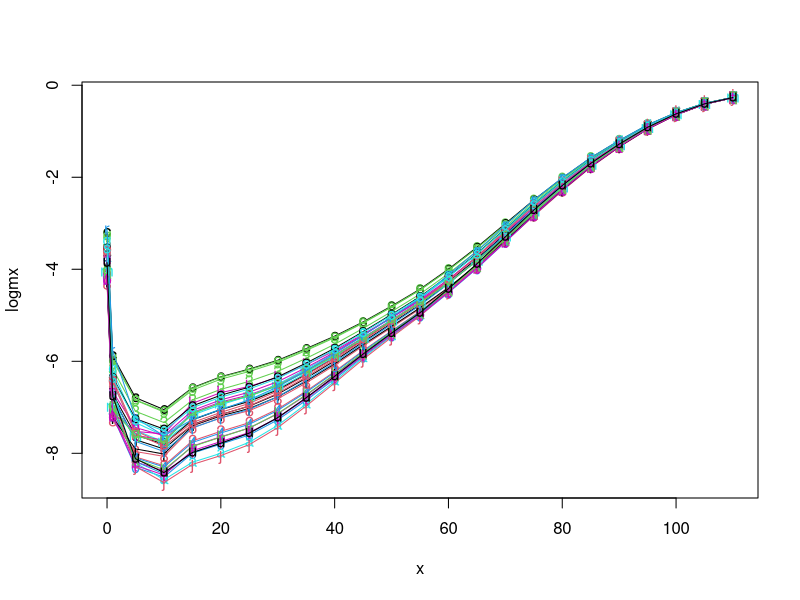
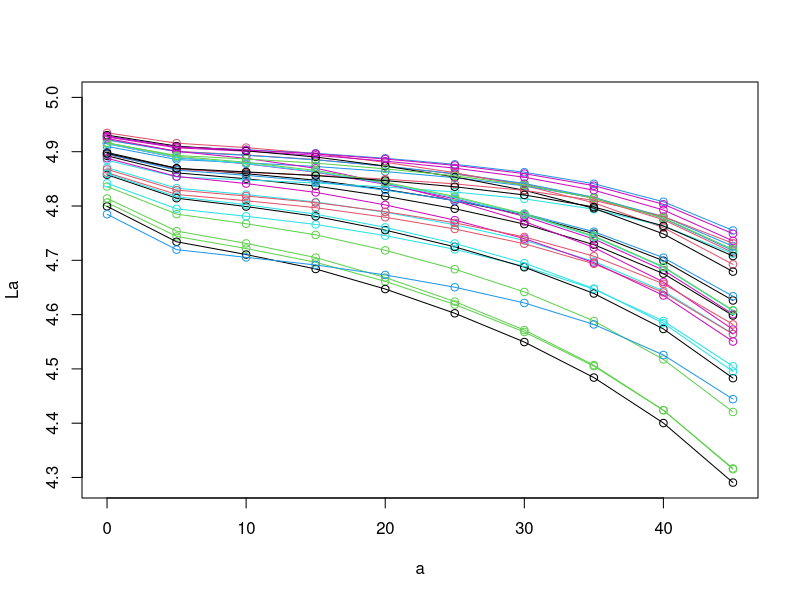
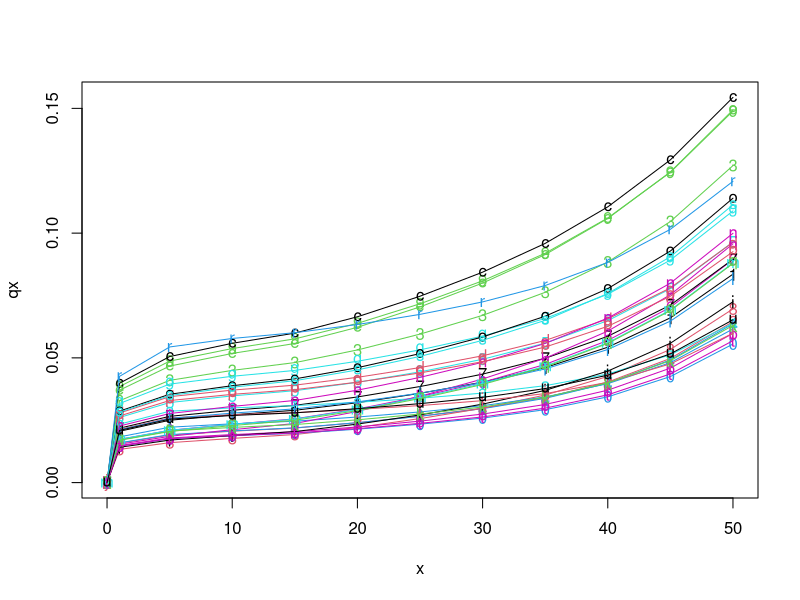
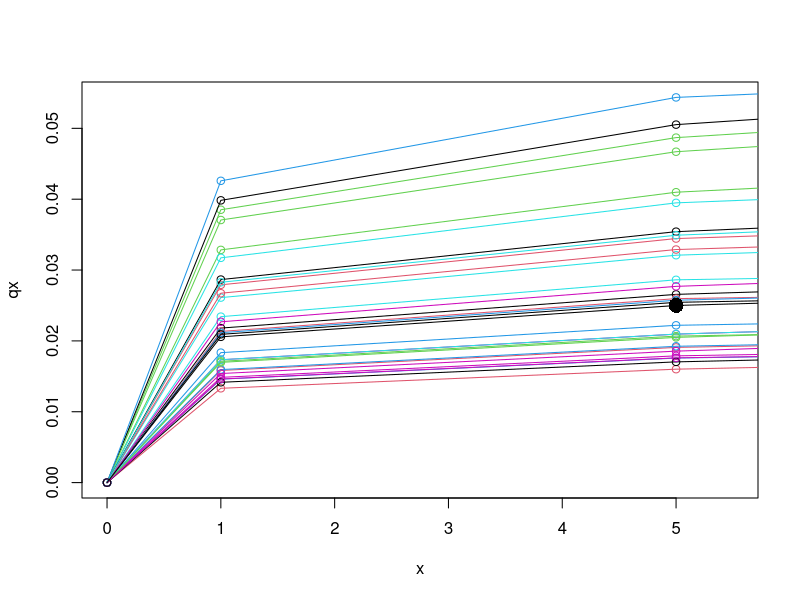
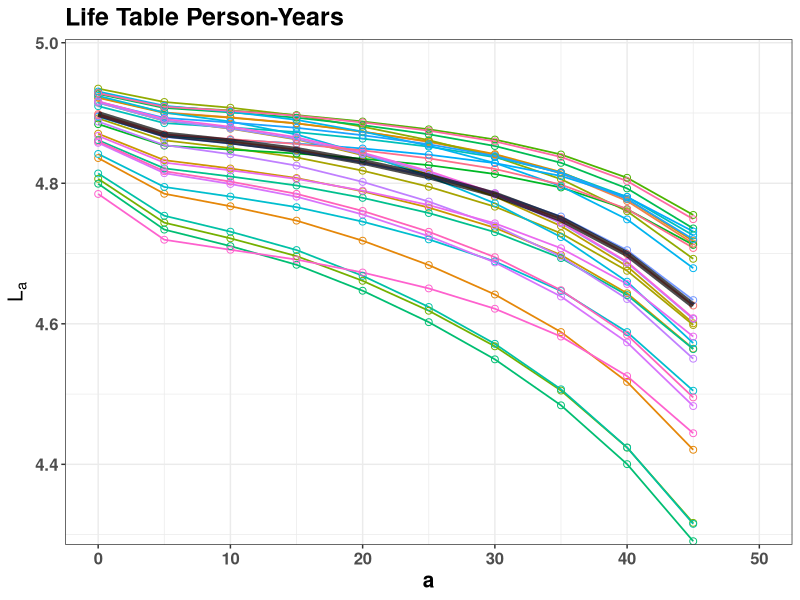
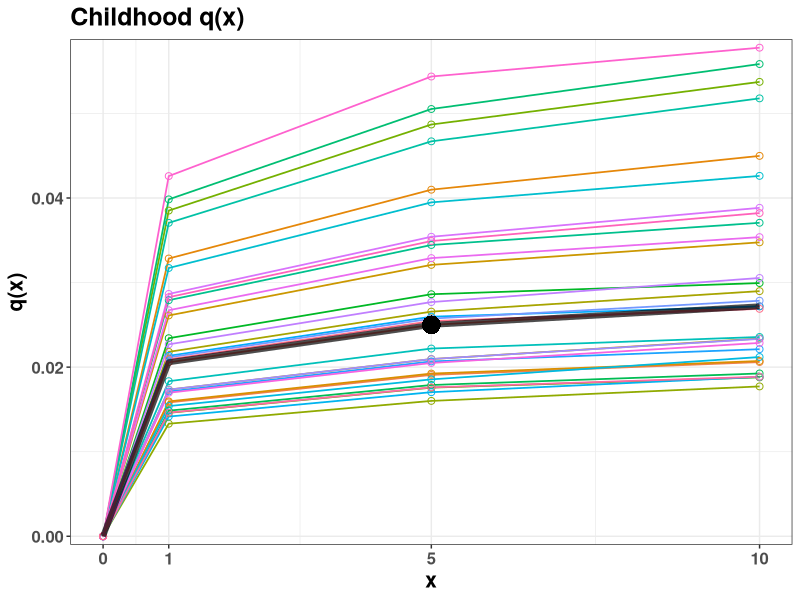
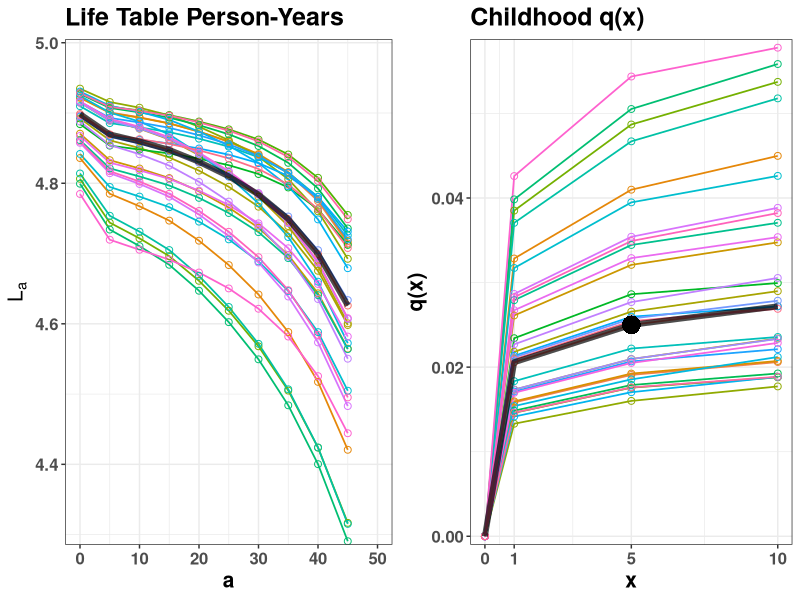

Recreate these plots in R, in order. (Note: this script raises an error after producing the figures.)
#######################################################################
# illustrate draws from the (q5, k) distribution
#######################################################################

graphics.off()
if (.Platform$OS.type == 'windows') windows(record=TRUE)
rm(list=ls() )

set.seed(6448)

library(dplyr)
library(tidyr)
library(ggplot2)
library(gridExtra)


  ## This is the learnBayes::beta.select function by Jim Albert
  ##  each argument is a list with $p and $x components for quantile prob. and variable value
  beta.params = function (quantile1, quantile2) 
  {
    betaprior1 = function(K, x, p) {
      m.lo = 0
      m.hi = 1
      flag = 0
      while (flag == 0) {
        m0 = (m.lo + m.hi)/2
        p0 = pbeta(x, K * m0, K * (1 - m0))
        if (p0 < p) 
          m.hi = m0
        else m.lo = m0
        if (abs(p0 - p) < 1e-04) 
          flag = 1
      }
      return(m0)
    }
    p1 = quantile1$p
    x1 = quantile1$x
    p2 = quantile2$p
    x2 = quantile2$x
    logK = seq(-3, 8, length = 100)
    K = exp(logK)
    m = sapply(K, betaprior1, x1, p1)
    prob2 = pbeta(x2, K * m, K * (1 - m))
    ind = ((prob2 > 0) & (prob2 < 1))
    app = approx(prob2[ind], logK[ind], p2)
    K0 = exp(app$y)
    m0 = betaprior1(K0, x1, p1)
    return(round(K0 * c(m0, (1 - m0)), 2))
  }
  
  ## identify a and b such that when q5 ~ beta(a,b) there is a 90% probability that q5 is
  ##  between one-half and twice the estimated q5 for this population

  q5hat = .025
  
  q5.ab = beta.params( list(x=q5hat/2,p=.05), list(x=2*q5hat,p=.95))
  
  
  #------------- MORTALITY model ------------------
  
  ##--- Wilmoth et al. coefficients from Pop Studies
  wilmoth = 
    read.csv(text = '
             age,am,bm,cm,vm,af,bf,cf,vf
             0,  -0.5101, 0.8164,-0.0245,     0,-0.6619, 0.7684,-0.0277,     0
             1,      -99,    -99,    -99,   -99,    -99,    -99,    -99,   -99
             5,  -3.0435, 1.5270, 0.0817,0.1720,-2.5608, 1.7937, 0.1082,0.2788
             10, -3.9554, 1.2390, 0.0638,0.1683,-3.2435, 1.6653, 0.1088,0.3423
             15, -3.9374, 1.0425, 0.0750,0.2161,-3.1099, 1.5797, 0.1147,0.4007
             20, -3.4165, 1.1651, 0.0945,0.3022,-2.9789, 1.5053, 0.1011,0.4133
             25, -3.4237, 1.1444, 0.0905,0.3624,-3.0185, 1.3729, 0.0815,0.3884
             30, -3.4438, 1.0682, 0.0814,0.3848,-3.0201, 1.2879, 0.0778,0.3391
             35, -3.4198, 0.9620, 0.0714,0.3779,-3.1487, 1.1071, 0.0637,0.2829
             40, -3.3829, 0.8337, 0.0609,0.3530,-3.2690, 0.9339, 0.0533,0.2246
             45, -3.4456, 0.6039, 0.0362,0.3060,-3.5202, 0.6642, 0.0289,0.1774
             50, -3.4217, 0.4001, 0.0138,0.2564,-3.4076, 0.5556, 0.0208,0.1429
             55, -3.4144, 0.1760,-0.0128,0.2017,-3.2587, 0.4461, 0.0101,0.1190
             60, -3.1402, 0.0921,-0.0216,0.1616,-2.8907, 0.3988, 0.0042,0.0807
             65, -2.8565, 0.0217,-0.0283,0.1216,-2.6608, 0.2591,-0.0135,0.0571
             70, -2.4114, 0.0388,-0.0235,0.0864,-2.2949, 0.1759,-0.0229,0.0295
             75, -2.0411, 0.0093,-0.0252,0.0537,-2.0414, 0.0481,-0.0354,0.0114
             80, -1.6456, 0.0085,-0.0221,0.0316,-1.7308,-0.0064,-0.0347,0.0033
             85, -1.3203,-0.0183,-0.0219,0.0061,-1.4473,-0.0531,-0.0327,0.0040
             90, -1.0368,-0.0314,-0.0184,     0,-1.1582,-0.0617,-0.0259,     0
             95, -0.7310,-0.0170,-0.0133,     0,-0.8655,-0.0598,-0.0198,     0
             100,-0.5024,-0.0081,-0.0086,     0,-0.6294,-0.0513,-0.0134,     0
             105,-0.3275,-0.0001,-0.0048,     0,-0.4282,-0.0341,-0.0075,     0
             110,-0.2212,-0.0028,-0.0027,     0,-0.2966,-0.0229,-0.0041,     0')
  
  
    nsim = 30
    sim.q5 = rbeta(nsim, q5.ab[1], q5.ab[2] )
    
    sim.k = rnorm(nsim, mean=0, sd=1)
    
    sim = data.frame( q5=c(q5hat,sim.q5), k = c(0,sim.k))
    
    x = c(0,1, seq(5,110,5))
    
    for (v in c('af','bf','cf','vf')) assign(v, wilmoth[[v]])  # local variables af..vf
    
    logmx = apply(sim, 1, function(p) {
                  h = log(p[1])
                  k = p[2]
                  return( af + bf*h + cf*h^2 + vf*k)
                  })
    
    rownames(logmx) =x 
    
    logmx['1',] = log( -1/4 * (exp(logmx['0',]) + log(1-sim$q5)))
    
    
    matplot(x, logmx, type='o', lty=1)
    
    ## cut off at age 50
    logmx = logmx[x<50,]
    n = c(1,4,rep(5,9))
    
    mx = exp(logmx)
    Hx = apply(mx*n, 2, cumsum)
    
    lx = apply(Hx,2, function(H) exp(-c(0,H)))
    rownames(lx) = c(0,1,seq(5,50,5))
    
    bigL = function(lx) {
      c( 1/2*(lx[1] + lx[2]) + 4/2*(lx[2]+lx[3]),
         5/2*(lx[3:11] + lx[4:12])
         )
    }
    
    Lx = apply(lx,2,bigL)
    
    matplot(seq(0,45,5), Lx, type='o', pch=1, ylim=range(Lx,5),lty=1,
              xlab='a', ylab='La')

    
    qx = 1-lx
    x  = c(0,1,seq(5,50,5))
    rownames(qx) = x
    
    matplot(x, qx, type='o', lty=1)
    
    matplot(x, qx, type='o', lty=1, xlim=c(0,5.5), ylim=range(0,qx[x<10,]),pch=1)
    points( 5, q5hat, pch=16, cex=2)
    
    
## a two-panel ggplot: sampled L0...L45 values and sampled q(x) from (h,k) prior
    
    # make a 'long' data frame for plotting
    sim.df = data.frame( simnum  = as.vector(col(Lx)), 
                           a      = seq(0,45,5)[row(Lx)], 
                           La    = as.vector(Lx) )
    
    G1 = ggplot( data=sim.df, aes(x=a, y=La, group=simnum, color=as.factor(simnum))) +
      geom_line(lwd=0.60) + geom_point(size=2,shape=1) +
      scale_x_continuous('a',limits=c(0,50)) +
      scale_y_continuous(expression(L[a]),limits=range(sim.df$La,5), expand=c(0,0.005)) + 
      theme_bw() +
      theme(legend.position='none', 
            text=element_text(size=15, face='bold') ) +
      geom_line(data=filter(sim.df,simnum==1), color='black', lwd=2, alpha=.70) +
      ggtitle('Life Table Person-Years')
    
    
    print(G1)
    
    
    # make a 'long' data frame for plotting
    sim.df = data.frame( simnum  = as.vector(col(qx)), 
                         x      = c(0,1,seq(5,50,5))[row(qx)], 
                         qx    = as.vector(qx) ) %>%
             filter(x<15)
    
    
    G2 = ggplot( data=sim.df, aes(x=x, y=qx, group=simnum, color=as.factor(simnum))) +
      geom_line(lwd=0.60) + geom_point(size=2,shape=1) +
      scale_x_continuous('x',limits=c(0,10),breaks=c(0,1,5,10)) +
      scale_y_continuous('q(x)',limits=range(0,sim.df$qx), expand=c(0,0.001)) + 
      theme_bw() +
      theme(legend.position='none', 
            text=element_text(size=15, face='bold') ) +
      geom_line(data=filter(sim.df,simnum==1), color='black', lwd=2, alpha=.70) +
      geom_point( x=5, y=q5hat, shape=16, size=6, col='black') +
      ggtitle('Childhood q(x)')
    
    print(G2)
    
    
G = grid.arrange(G1, G2, ncol=2)

ggsave( filename='Figure - draws from mortality distribution.eps', 
        plot=G,device=cairo_ps,
        width=10, height=5, path='./')

    